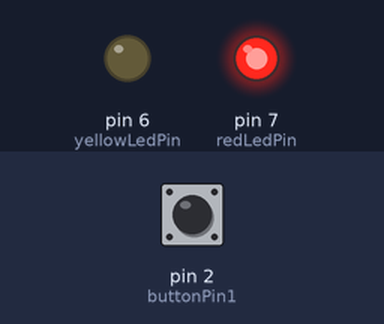
The sketch below on a simulated Arduino Uno, built with avr-gcc and run on an emulated ATmega328P. Parts: output pins drawn as LEDs (lit = HIGH). The test bench sets the inputs (shaded band); at power-on: pin 2 (buttonPin1) LOW.

Above: at 0.1 s.
Timing chart, 0 to 1.6 s (numbered marks = the images above):
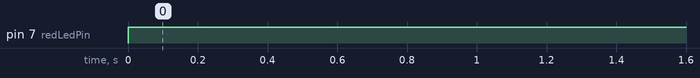

Measured:
- by itself, pin 7 (redLedPin): LOW → HIGH at 0.00 s

The sketch:

HW11.ino
```cpp
const int buttonPin1 = 2;
const int buttonPin2 = 3;
const int potentiometerPin = A0;
const int yellowLedPin = 6;
const int redLedPin = 7;

bool step1Done = false;
bool step2Done = false;

void setup() {
  pinMode(buttonPin1, INPUT);
  pinMode(buttonPin2, INPUT);
  pinMode(yellowLedPin, OUTPUT);
  pinMode(redLedPin, OUTPUT);
}

void loop() {
  // Step 1: Press Button 1
  if (digitalRead(buttonPin1) == HIGH && !step1Done) {
    step1Done = true;


    // Step 2: Turn Potentiometer to the right
    int potValue = analogRead(potentiometerPin);
    if (potValue > 900 && !step2Done) {
      step2Done = true;

      // Step 3: Press Button 2
      if (digitalRead(buttonPin2) == HIGH) {
        digitalWrite(redLedPin, LOW);
        digitalWrite(yellowLedPin, HIGH);
      }
    }
  }

  //  if the sequence is not followed
  if (!(digitalRead(buttonPin1) == HIGH && digitalRead(buttonPin2) == HIGH)) {
    step1Done = false;
    step2Done = false;
    digitalWrite(redLedPin, HIGH);
    digitalWrite(yellowLedPin, LOW);
  }
}
```
